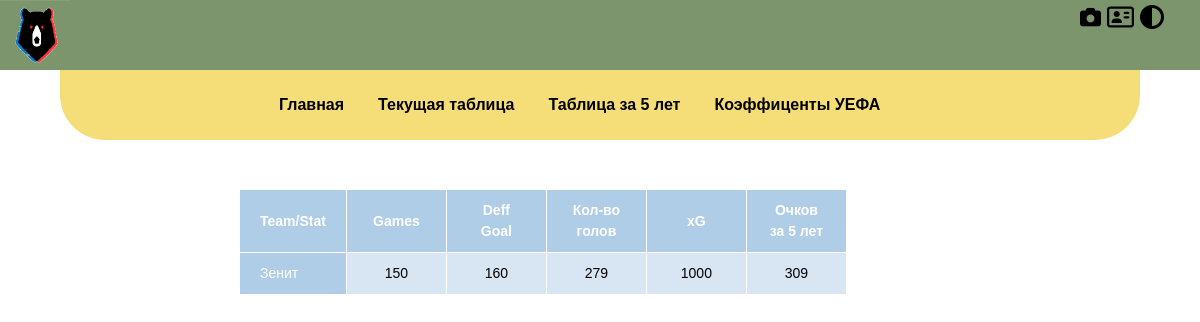
Screenshot of /table/five_year with the database file from the repository.
### models.py (models this page shows)
class _Model(Model):
	class Meta:
		database = db

class Five_Year_Table(_Model):
	class Meta:
		db_table = 'five_year_table'
		order_by = 'total_score'
	team = CharField(max_length=100, index=True)
	games = IntegerField()
	total_goals = IntegerField() #279
	deff_goals = IntegerField() #+160
	xG = IntegerField()  		#n
	total_score = IntegerField() #309

### view.py (the view)
@app.route('/table/<tb_name>')
def table_page(tb_name='currency_table'):
	TB_NAMES = ('currency_table', 'kf_uefa', 'five_year')
	tb_name = 'currency_table' if tb_name not in TB_NAMES else tb_name
	return controller.ViewTables().call(tb_name)

### controller.py (called while the page is built)
	def call(self, *args, **kwargs):
		print('in call')
		try:
			return self._call(*args, **kwargs)
		except Exception as ex:
			return make_response(str(ex), 500)

	def _call(self, table_name):
		data = self.get_data(table_name)
		return render_template('tables.html', table_name=table_name, data=data)

	def get_data(self, table_name)->tuple:
		data = ()
		if table_name == "currency_table":
			data = tuple(Currency_Table.select().order_by(Currency_Table.score.desc()))
		elif table_name == "kf_uefa":
			data = tuple(KF_UEFA.select().order_by(KF_UEFA.total_score.desc()))
		elif table_name == "five_year":
			data = tuple(Five_Year_Table.select().order_by(Five_Year_Table.total_score.desc()))
		return data

### templates/tables.html (shortened to what this page needs)
{% extends 'base.html'%}
{% block url_style %}{{url_for('static', filename='style/tables.css')}}{% endblock %}
{% block content %}
	{% if table_name == "five_year" %}
	<div id="table_ten">
		<table>
			<tr>
				<th>Team/Stat</th>
				<th>Games</th>
				<th>Deff Goal</th>
				<th>Кол-во голов</th>
				<th>xG</th>
				<th>Очков за 5 лет</th>
			</tr>
			{% for team in data %}
			<tr>
				<td>{{ team.team }}</td>
				<td>{{ team.games }}</td>
				<td>{{ team.deff_goals }}</td>
				<td>{{ team.total_goals }}</td>
				<td>{{ team.xG }}</td>
				<td>{{ team.total_score }}</td>
			</tr>
			{% endfor %}
		</table>
	</div>
	{% endif %}
{% endblock %}

### static/style/base.css (style rules this page uses)
* { margin:0; padding:0; }
*, *::before, *::after { box-sizing: border-box; }

### static/style/tables.css (style rules this page uses)
#table_ten table { font-family: "Lucida Sans Unicode", "Lucida Grande", Sans-Serif; font-size: 14px; border-collapse: collapse; text-align: center; }
#table_ten td { background: #D8E6F3; }
#table_ten th:first-child, #table_ten td:first-child { text-align: left; }
#table_ten th, #table_ten td:first-child { background: #AFCDE7; color: white; padding: 10px 20px; }
#table_ten th, #table_ten td { border-style: solid; border-width: 0 1px 1px 0; border-color: white; }
#koeff_uefa table th, td { width: 100px; text-align: center; border-bottom:1px solid gray; }

### rows the page displays
Five_Year_Table: team "Зенит", games "150", deff_goals "160", total_goals "279", xG "1000", total_score "309"
